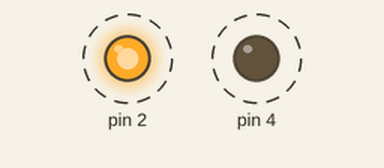
Recording of a sketch running on a simulated Arduino Uno, built with avr-gcc and run on an emulated ATmega328P. On the bench: output pins drawn as LEDs (lit = HIGH). Dashed ring = blinking.

Above: at 0.5 s.
Timing chart, 0 to 4.6 s (numbered marks = the images above):
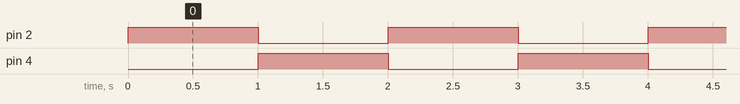

The sketch:

sketch_ex6.ino
```cpp
void setup() {
  pinMode(2, OUTPUT);
  pinMode(4, OUTPUT);
}

void loop() {
  digitalWrite(2, 1);
  digitalWrite(4, 0);
  delay(1000);
  digitalWrite(2, 0);
  digitalWrite(4, 1);
  delay(1000);
}
```

Measured:
- by itself, pin 2, pin 4: alternates HIGH for 1.0 s and LOW for 1.0 s
